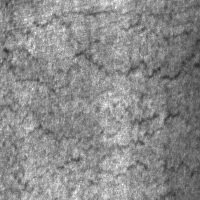
#> input picture NEU-DET/train/images/crazing/crazing_100.jpg, 200 x 200 px; its folder holds only this picture in this run
$ jupyter execute --allow-errors Task_1.ipynb   (older library calls are emulated)
#> lines starting #> are read from the running program, lines starting #| are printed output that depends on the picture
# Task 1 - The Classical Computer Vision Baseline

## Loading data

The dataset is downloaded and located in the "NEU-DET" folder. The dataset can be loaded in a pandas dataframe, where we store the filepath, type and id of each image. We can split the dataset 80/20 into a training set and a validation set.

[cell 1]
# folder: ./NEU-DET/train/

import os
import pandas as pd
import matplotlib.pyplot as plt
from sklearn.model_selection import train_test_split
from sklearn.metrics import confusion_matrix


# we have to loop through NEU-DET/train/{all 6 folders} and add the filepaths of all images inside
image_list = []
path_train = '../NEU-DET/train/images'
path_validation = '../NEU-DET/validation/images'

# get images from training
for folder in os.listdir(path_train):
    for file in os.listdir(os.path.join(path_train, folder)):
        image_list.append({'filepath': os.path.join(path_train, folder, file), 'type': file.split('_')[0], 'id': file.split('_')[-1].split('.')[0]})
#> pass 2 of the loop `for folder in os.listdir(path_train):`:

# get images from validation
for folder in os.listdir(path_validation):
    for file in os.listdir(os.path.join(path_validation, folder)):
        image_list.append({'filepath': os.path.join(path_validation, folder, file), 'type': file.split('_')[0], 'id': file.split('_')[-1].split('.')[0]})
#> pass 2 of the loop `for folder in os.listdir(path_validation):`:

# create dataframe
df = pd.DataFrame(image_list)

# 80/20 split
#> (the rest of this cell did not finish here and is left out)

## Visual inspection

The first step is to inspect the type of images we are working with, to determine the best feature extraction steps for later.

[cell 2]
# get an array of the different defect types
types = df['type'].unique()

# and plot the first image of each type
fig, axs = plt.subplots(2, 3, figsize=(15, 10))
for i, t in enumerate(types):
    img = plt.imread(df[df['type'] == t].iloc[0]['filepath'])
#> img is the input picture: shape (200, 200, 3); min 41, max 255, mean 138.5
    axs[i // 3, i % 3].imshow(img)
    axs[i // 3, i % 3].set_title(t)
    axs[i // 3, i % 3].axis('off')
#> pass 2 of the loop `for i, t in enumerate(types):`:
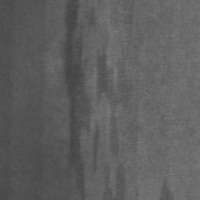
#> input picture NEU-DET/train/images/inclusion/inclusion_100.jpg, 200 x 200 px
#> img is the input picture: shape (200, 200, 3); min 64, max 124, mean 94.8
plt.show()
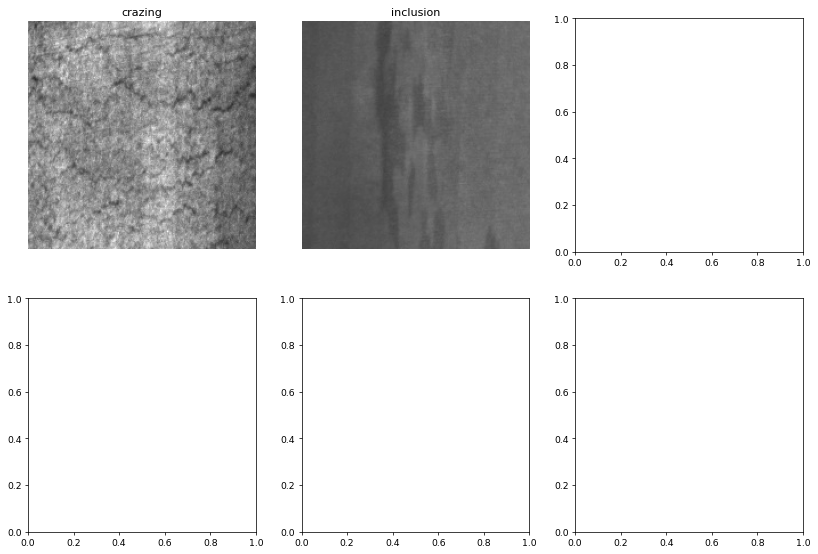
#> figure drawn by matplotlib, 2 panels

The figure shows one image from each defect, displaying the types of images we will be looking at.

6 types of defects are shown:
- Crazing - network of cracks
- Inclusion - non-metallic particles entrapped
- Patches - large regions where texture looks different
- Pitted Surface - depressions scattered across surface
- scratches - long marks
- rolled-in - layered patches adhered to the surface

All images are greyscale, and we can already guess what some of the defects are based on intensity and shape (scratches and inclusion), or by size (patches).

The goal is to select 2 types of features to be used for classification, where one focuses on local features like edges and gradients while the other focuses on textures. For this baseline, I selected Histogram of Oriented Gradients (HOG) and Gray-Level Co-occurence Matrix (GLCM) features as HOG is well-suited for capturing local structures like edges, lines, and gradients, while GLCM provides texture-based descriptors that capture spatial relationships between pixel intensities.

For classification, I chose a Random Forest model because it efficiently handles different types of feature sets.


## Histogram of oriented gradients (HOG)

First, we implement HOG using skimage. HOG captures local edge/gradient orientation. This is a good starting point and is relatively quick to implement using the df we defined earlier. To compute the HOG we will use 8x8 pixels for a cell, and 2x2 cells for a block. The extract_hog function is defined in the following dropdown.

[cell 3]
from skimage.feature import hog
from skimage.io import imread
from skimage.color import rgb2gray

def extract_hog(filepath):
    img = imread(filepath)
    if img.ndim == 3:
        img = rgb2gray(img)
    features = hog(img,
                   orientations=8,
                   pixels_per_cell=(8, 8),
                   cells_per_block=(2, 2)
                )
    return features

Using the extract_hog for both the training and the validation set, we can store the resulting features in the df.

[cell 4]
import numpy as np

#> (the rest of this cell did not finish here and is left out)

we can keep an eye on what sort of features we are extracting by making use of the hog_image value returned, as seen in the dropdown below.

[cell 5]
# | label: fig-my-plot

from skimage import exposure

# make a grid 2 rows x 3 columns (one per defect type)
fig, axs = plt.subplots(2, 3, figsize=(15, 10))

for i, t in enumerate(types):
    # get first image for defect type
    fp = df[df['type'] == t].iloc[0]['filepath']
    img = imread(fp)
    if img.ndim == 3:
        img = rgb2gray(img)
#> img: shape (200, 200) float64

    # compute HOG features with visualization
    features, hog_image = hog(
        img,
        orientations=9,
        pixels_per_cell=(8, 8),
        cells_per_block=(2, 2),
        block_norm='L2-Hys',
        visualize=True
    )
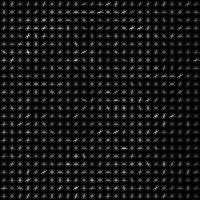
#> hog_image: shape (200, 200) float64; min 0, max 0.127, mean 0.00999; drawn with min black and max white

    # rescale HOG image for display
    hog_image_rescaled = exposure.rescale_intensity(hog_image, in_range=(0, hog_image.max()))

    # plot HOG map
    axs[i // 3, i % 3].imshow(hog_image_rescaled, cmap='gray')
    axs[i // 3, i % 3].set_title(f"{t}")
    axs[i // 3, i % 3].axis('off')
#> pass 2 of the loop `for i, t in enumerate(types):`:
#> `features, hog_image = hog( img, orientations=9, pixels_per_cell=(8, 8)..`:
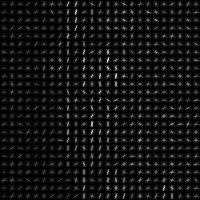
#> hog_image: shape (200, 200) float64; min 0, max 0.0271, mean 0.00181; drawn with min black and max white

fig.suptitle("HOG Features for Different Defect Types")
plt.tight_layout()
plt.show()
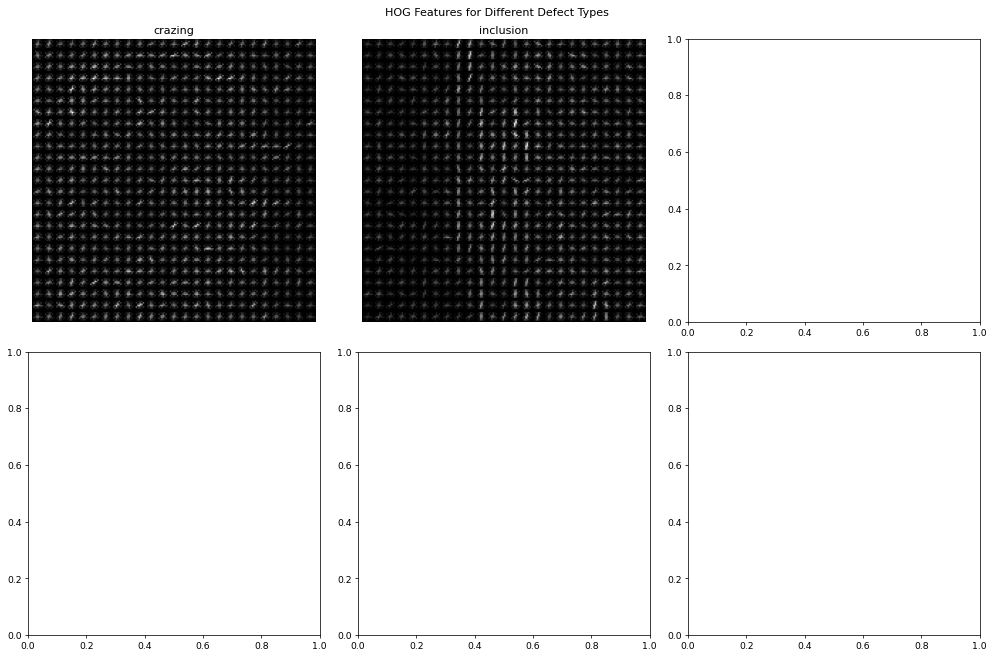
#> figure drawn by matplotlib, 2 panels
